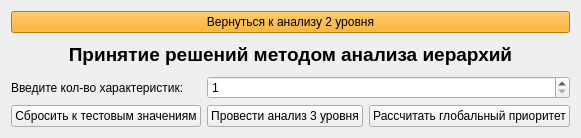
      <widget class="QWidget" name="page8_2">
       <layout class="QGridLayout" name="gridLayout_24">
        <item row="0" column="0">
         <widget class="QPushButton" name="step1_p8">
          <property name="styleSheet">
           <string notr="true">background: orange;</string>
          </property>
          <property name="text">
           <string>Вернуться к анализу 2 уровня</string>
          </property>
         </widget>
        </item>
        <item row="1" column="0">
         <widget class="QLabel" name="label_42">
          <property name="sizePolicy">
           <sizepolicy hsizetype="MinimumExpanding" vsizetype="Fixed">
            <horstretch>0</horstretch>
            <verstretch>0</verstretch>
           </sizepolicy>
          </property>
          <property name="styleSheet">
           <string notr="true">    color: black;              /* Цвет текста */
    font-weight: bold;         /* Жирный шрифт */
    font-size: 14pt;           /* Размер шрифта */
    padding: 4px 8px;          /* Внутренние отступы вокруг текста */</string>
          </property>
          <property name="text">
           <string>Принятие решений методом анализа иерархий</string>
          </property>
          <property name="alignment">
           <set>Qt::AlignmentFlag::AlignCenter</set>
          </property>
         </widget>
        </item>
        <item row="4" column="0">
         <layout class="QVBoxLayout" name="verticalLayout_6">
          <item>
           <layout class="QFormLayout" name="formLayout_8">
            <item row="0" column="0">
             <widget class="QLabel" name="label_43">
              <property name="text">
               <string>Введите кол-во характеристик:</string>
              </property>
             </widget>
            </item>
            <item row="0" column="1">
             <widget class="QSpinBox" name="input2_p8">
              <property name="minimum">
               <number>1</number>
              </property>
              <property name="maximum">
               <number>100</number>
              </property>
             </widget>
            </item>
            <item row="1" column="1">
             <layout class="QHBoxLayout" name="horizontalLayout_4">
              <item>
               <widget class="QPushButton" name="run_step2_p8">
                <property name="text">
                 <string>Провести анализ 3 уровня</string>
                </property>
               </widget>
              </item>
              <item>
               <widget class="QPushButton" name="run_step3_p8">
                <property name="text">
                 <string>Рассчитать глобальный приоритет</string>
                </property>
               </widget>
              </item>
             </layout>
            </item>
            <item row="1" column="0">
             <widget class="QPushButton" name="reset2_p8">
              <property name="text">
               <string>Сбросить к тестовым значениям</string>
              </property>
             </widget>
            </item>
           </layout>
          </item>
         </layout>
        </item>
       </layout>
      </widget>
